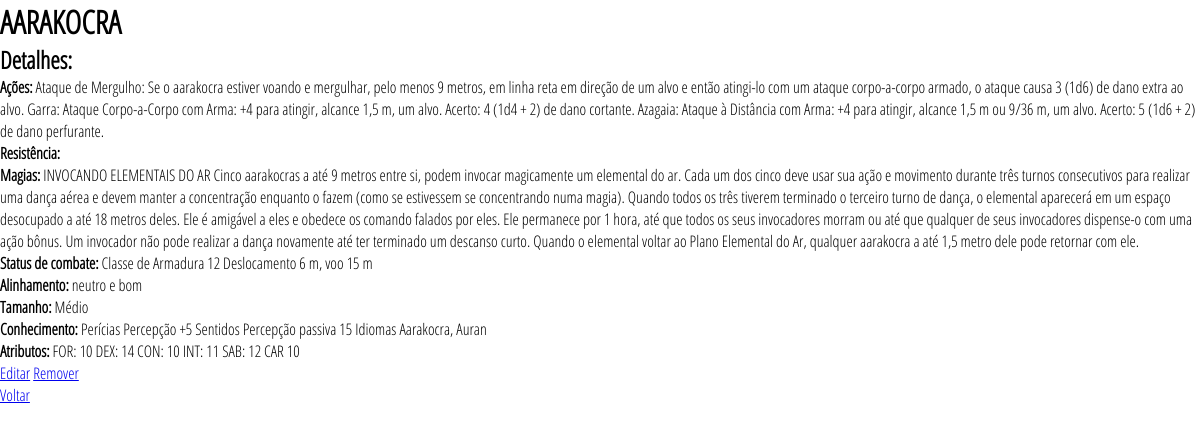
The page /criaturas-cadastradas/1/ on the database its author committed.
### bestiario_frontend/models.py (models this page shows)
class Criatura(models.Model):
    nickname = models.CharField(unique=True, max_length=100)
    atributos = models.TextField()
    status_combate = models.CharField(max_length=1024)
    tamanho = models.CharField(max_length=1024)
    conhecimento = models.CharField(max_length=1024)
    alinhamento = models.CharField(max_length=1024)
    resistencia = models.CharField(max_length=1024)
    acoes = models.TextField()
    magias = models.TextField()
    class Meta:
        db_table = 'criatura'

### bestiario_frontend/views.py (the view)
# urls.py: path('criaturas-cadastradas/<id>/', views.detalhesCriaturas, name='detalhes-criatura'),
def detalhesCriaturas(request, id):
    criatura = Criatura.objects.get(id=id)
    return render(request, 'detalhes-criatura.html', {'criatura': criatura})

### bestiario_frontend/templates/detalhes-criatura.html (shortened to what this page needs)
<!DOCTYPE html>
<html lang="en">
<head>
    <link href="css/style.css" type="text/css" rel="stylesheet" />
</head>
<body>
    <h1>{{ criatura.nickname }}</h1>
    <h2>Detalhes:</h2>
    <ul>
        <li><b>Ações:</b> {{ criatura.acoes }}</li>
        <li><b>Resistência:</b> {{ criatura.resistencia }}</li>
        <li><b>Magias:</b> {{ criatura.magias }}</li>
        <li><b>Status de combate:</b> {{ criatura.status_combate }}</li>
        <li><b>Alinhamento:</b> {{ criatura.alinhamento }}</li>
        <li><b>Tamanho:</b> {{ criatura.tamanho }}</li>
        <li><b>Conhecimento:</b> {{ criatura.conhecimento }}</li>
        <li><b>Atributos:</b> {{ criatura.atributos }}</li>
    </ul>
    <a href="/editar-criatura/{{ criatura.id }}">Editar</a>
    <a href="/remover-criatura/{{ criatura.id }}">Remover</a>
    <br>
    <a href="{% url 'painel' %}">Voltar</a>
</body>
</html>

### bestiario_frontend/static/style.css (style rules this page uses)
* { margin: 0; padding: 0; box-sizing: border-box; font-family: "Open Sans"; }
html,body { height: 100%; }

### rows shown on the page
Criatura: nickname "AARAKOCRA", acoes "Ataque de Mergulho: Se o aarakocra estiver voando e mergulhar, pelo menos 9 metros, em linha reta em direção de um alvo e então atingi-lo com um ataque corpo-a-corpo armado, o ataque causa 3 (1d6) de dano extra ao alvo. Garra: Ataque Corpo-a-Corpo com Arma: +4 para atingir, alcance 1,5 m, um alvo. Acerto: 4 (1d4 + 2) de dano cortante. Azagaia: Ataque à Distância com Arma: +4 para atingir, alcance 1,5 m ou 9/36 m, um alvo. Acerto: 5 (1d6 + 2) de dano perfurante.", magias "INVOCANDO ELEMENTAIS DO AR Cinco aarakocras a até 9 metros entre si, podem invocar magicamente um elemental do ar. Cada um dos cinco deve usar sua ação e movimento durante três turnos consecutivos para realizar uma dança aérea e devem manter a concentração enquanto o fazem (como se estivessem se concentrando numa magia). Quando todos os três tiverem terminado o terceiro turno de dança, o elemental aparecerá em um espaço desocupado a até 18 metros deles. Ele é amigável a eles e obedece os comando falados por eles. Ele permanece por 1 hora, até que todos os seus invocadores morram ou até que qualquer de seus invocadores dispense-o com uma ação bônus. Um invocador não pode realizar a dança…", status_combate "Classe de Armadura 12 Deslocamento 6 m, voo 15 m", alinhamento "neutro e bom", tamanho "Médio", conhecimento "Perícias Percepção +5 Sentidos Percepção passiva 15 Idiomas Aarakocra, Auran", atributos "FOR: 10 DEX: 14 CON: 10 INT: 11 SAB: 12 CAR 10"
